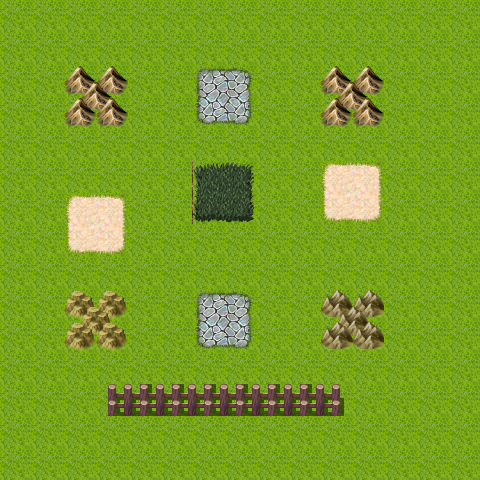

A level layout from a 2D game, rendered from its tile map. Below: a short description, then the map file with tile-grid data replaced by summaries:
An orthogonal 15x15 tile map with 32x32 px tiles, 2 tile layers (Tile Layer 1, Tile Layer 2) and 5 objects.

<map version="1.0" orientation="orthogonal" width="15" height="15" tilewidth="32" tileheight="32">
 <tileset firstgid="1" name="images" tilewidth="32" tileheight="32">
  <image source="images.png" width="512" height="384" />
 </tileset>
 <layer name="Tile Layer 1" width="15" height="15">
  <data>[225 cells, 225 non-empty, 3 distinct tile ids]</data>
 </layer>
 <layer name="Tile Layer 2" width="15" height="15">
  <data>[225 cells, 44 non-empty, 27 distinct tile ids]</data>
 </layer>
 <objectgroup name="Object Layer 1" width="15" height="15">
  <properties>
   <property name="wall" value="true" />
  </properties>
  <object x="69" y="68" width="54" height="50" />
  <object x="326" y="69" width="53" height="49" />
  <object x="328" y="293" width="50" height="48" />
  <object x="70" y="293" width="53" height="48" />
  <object x="111" y="392" width="228" height="15" />
 </objectgroup>
</map>
